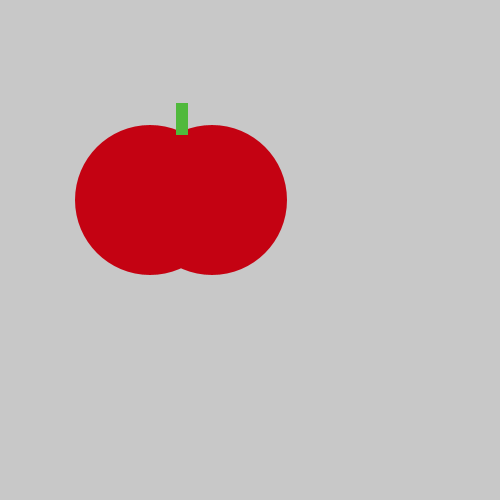
Frame 1 (no input)
Frame 60 (the mouse pressed at the canvas centre just before this capture): identical to frame 1, image omitted
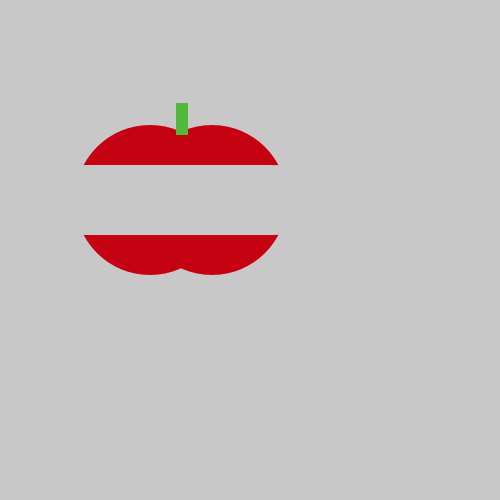
Frame 120 (the mouse held since frame 60 and released just before this capture)

The Processing sketch that drew these frames (run headless with seeded random() and noise(); from frame 60 on, the mouse is pressed at the canvas centre):

// Processing sketch: Tasty_Tomatoe
// ── Tasty_Tomatoe.pde
void setup() {
  size(500, 500);
}
void draw() {
  background(200, 200, 200);
  noStroke();
  
fill(#C40212);
  ellipse(150, 200, 150, 150);
  ellipse(212, 200, 150, 150);
  fill(#50B93C);
  rect(176, 103, 12, 32);
if(mousePressed){
fill(200,200,200);
ellipse(95,200,6020,70);

}
}
